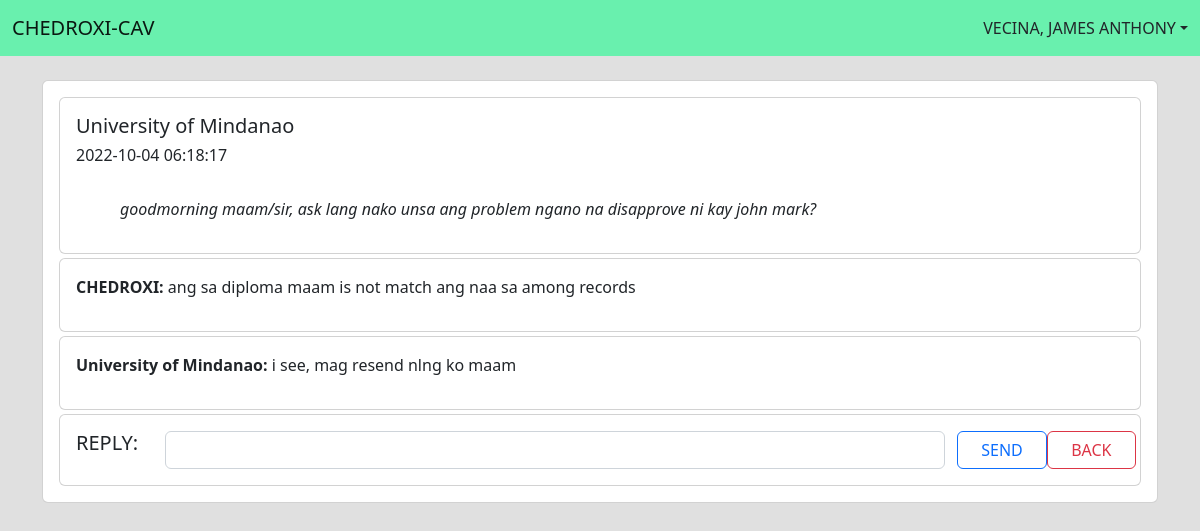
/pages/client/pages/viewMessageDetails.php?id=31 (signed in), run on an earlier commit of the app's database.
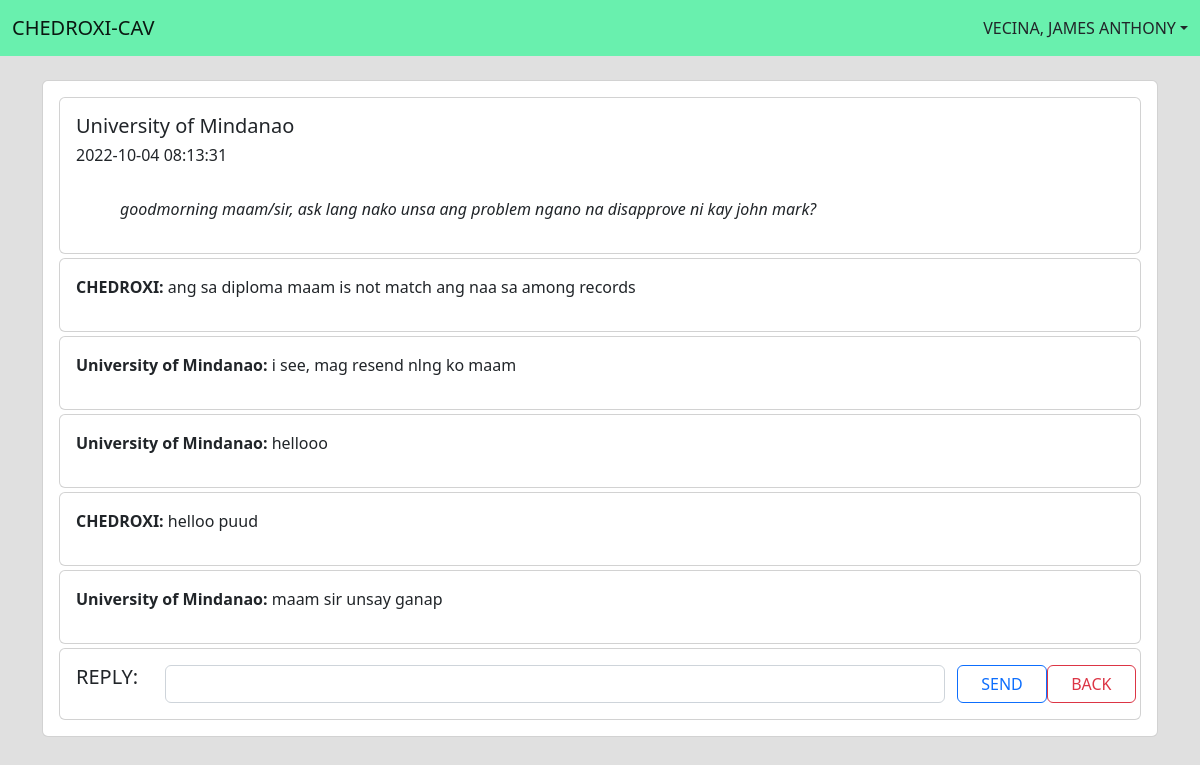
And on a later commit of the database.
### tables this page shows
CREATE TABLE `tbl_messages` (
  `id` int(11) NOT NULL,
  `schoolid` int(11) NOT NULL,
  `message` varchar(500) NOT NULL,
  `date` timestamp NOT NULL DEFAULT current_timestamp() ON UPDATE current_timestamp(),
  `active` int(1) NOT NULL
);

CREATE TABLE `tbl_message_replies` (
  `id` int(11) NOT NULL,
  `messageid` int(11) NOT NULL,
  `schoolid` int(11) NOT NULL,
  `reply` varchar(500) NOT NULL,
  `datetime` timestamp NOT NULL DEFAULT current_timestamp() ON UPDATE current_timestamp(),
  `status` int(1) NOT NULL
);

CREATE TABLE `tbl_schools` (
  `schoolID` int(11) NOT NULL,
  `schoolDesc` varchar(50) NOT NULL,
  `schoolCity` varchar(30) NOT NULL,
  `active` varchar(3) NOT NULL
);

### pages/client/pages/viewMessageDetails.php (the view, shortened to what this page needs)
<?php
include "../../../modules/dbconnection.php";
$UID = $_SESSION['UID'];
$sql = "select * from tbl_users a inner join tbl_roles b where a.roleid=b.roleid and userID='$UID' limit 1";
$result = mysqli_query($connection,$sql);
$fetch=mysqli_fetch_assoc($result);
$user = $fetch['lastname'] . ', ' . $fetch['firstname'];
$id = $_GET['id'];
$sql2 = "select a.id,a.schoolid,schooldesc,message,a.date from tbl_messages a inner join tbl_schools b where a.schoolid=b.schoolid and a.id='$id' limit 1";
$result2 = mysqli_query($connection,$sql2);
$fetch2 = mysqli_fetch_assoc($result2);
$sql3 = "select a.id,messageid,a.schoolid,schooldesc,reply,datetime from tbl_message_replies a inner join tbl_schools b where a.schoolid=b.schoolid and messageid='$id' order by datetime asc;";
$result3 = mysqli_query($connection,$sql3);
?>
<!doctype html>
<html>
    <head>
        <link href="https://cdn.jsdelivr.net/npm/bootstrap@5.2.1/dist/css/bootstrap.min.css" rel="stylesheet">
    </head>
    <body class="body-bg">
        <nav class="navbar fixed-top" style="background-color: #69F0AE;">
            <div class="container-fluid">
                <a class="navbar-brand">CHEDROXI-CAV</a>
                <li class="nav-item dropdown d-flex">
                    <a class="nav-link dropdown-toggle" href="#" role="button" data-bs-toggle="dropdown" aria-expanded="false"><?= $user ?></a>
                </li>
            </div>
        </nav>
       <div class="container">
            <div class="card">
                <div class="card-body">
                    <div class="card mb-1">
                        <div class="card-body">
                            <h5><?=$fetch2['schooldesc']?></h5>
                            <h6><?=$fetch2['date']?></h6>
                            <br>
                            <p style="text-indent:5ch;font-style:italic;"><?=$fetch2['message']?></p>
                        </div>
                    </div>
                    <?php while($fetch3 = mysqli_fetch_assoc($result3)) { ?>
                        <div class="card mb-1">
                            <div class="card-body">
                                <div class="row">
                                    <p><strong><?=$fetch3['schooldesc'] . ": "?></strong> <?=$fetch3['reply']?></p>
                                </div>
                            </div>
                        </div>
                    <?php } ?>
                    <div class="card">
                        <div class="card-body">
                            <form method="post" action="../../../modules/client-sendReply.php">
                                <div class="row">
                                    <div class="col-1">
                                        <h5>REPLY:</h5>
                                    </div>
                                    <div class="col-9">
                                        <input type="text" class="form-control" name="reply">
                                    </div>
                                        <input type="submit" class="btn btn-outline-primary col-1" value="SEND">
                                        <a href="viewMessages.php?search=" class="btn btn-outline-danger col-1">BACK</a>
                                </div>
                            </form>
                        </div>
                    </div>
                </div>
            </div>
       </div>
    </body>
</html>

What changed in the data, as far as the page shows it:
changed tbl_messages "University of Mindanao": date "2022-10-04 06:18:17" → "2022-10-04 08:13:31"
added tbl_message_replies: schoolid.schoolDesc "University of Mindanao", reply "hellooo"
added tbl_message_replies: schoolid.schoolDesc "CHEDROXI", reply "helloo puud"
added tbl_message_replies: schoolid.schoolDesc "University of Mindanao", reply "maam sir unsay ganap"
